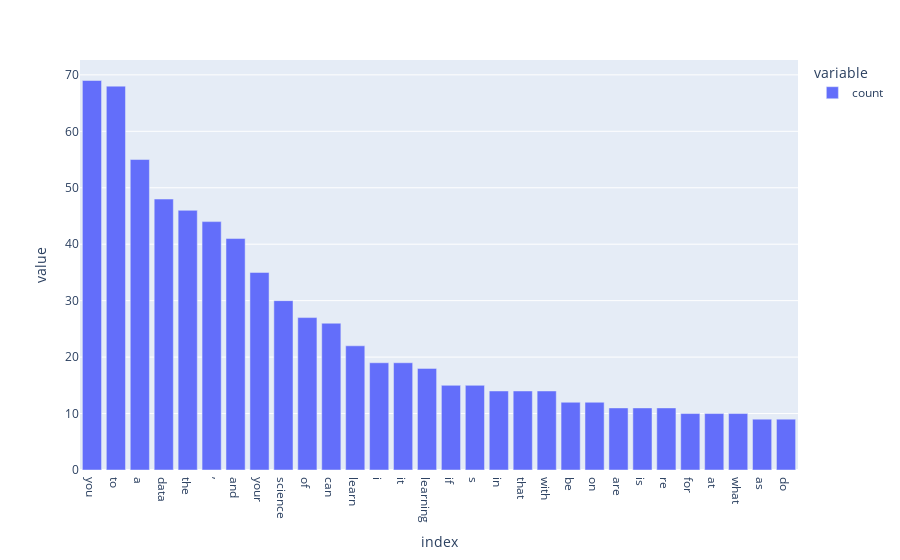

Notebook source saved alongside this figure:
### Code cell
frequency = pd.DataFrame.from_dict(
    blob.word_counts, orient='index', columns=['count']
)
plot = px.bar(
    frequency.sort_values(by='count', ascending=False)[:30]
)
plot

### Figure 1 — Plotly figure (JSON) as saved in the notebook; plotly's stock layout.template omitted (floating-point values rounded to 4 significant figures)
{"data": [{"alignmentgroup": "True", "hovertemplate": "variable=count<br>index=%{x}<br>value=%{y}<extra></extra>", "legendgroup": "count", "marker": {"color": "#636efa", "pattern": {"shape": ""}}, "name": "count", "offsetgroup": "count", "orientation": "v", "showlegend": true, "textposition": "auto", "type": "bar", "x": ["you", "to", "a", "data", "the", "’", "and", "your", "science", "of", "can", "learn", "i", "it", "learning", "if", "s", "in", "that", "with", "be", "on", "are", "is", "re", "for", "at", "what", "as", "do"], "xaxis": "x", "y": [69, 68, 55, 48, 46, 44, 41, 35, 30, 27, 26, 22, 19, 19, 18, 15, 15, 14, 14, 14, 12, 12, 11, 11, 11, 10, 10, 10, 9, 9], "yaxis": "y"}], "layout": {"barmode": "relative", "legend": {"title": {"text": "variable"}, "tracegroupgap": 0}, "margin": {"t": 60}, "xaxis": {"anchor": "y", "domain": [0, 1], "title": {"text": "index"}}, "yaxis": {"anchor": "x", "domain": [0, 1], "title": {"text": "value"}}}}
